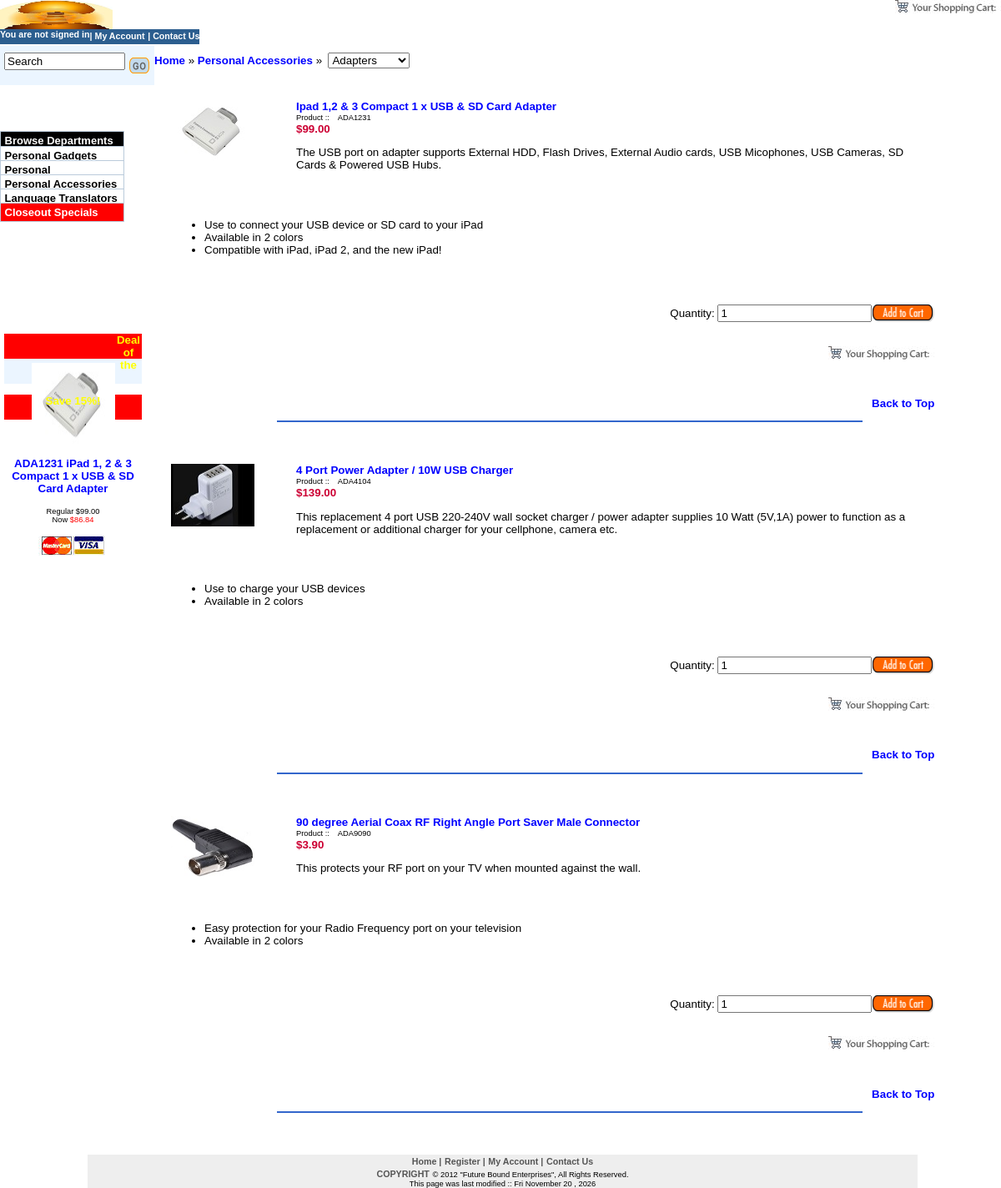
Screenshot of /PersonalAccessories/index.php with the database file from the repository.
### tables this page shows
CREATE TABLE IF NOT EXISTS `products` (
  `ProductCode` varchar(255) NOT NULL,
  `ProductName` varchar(255) NOT NULL,
  `ProductDescription` varchar(255) NOT NULL,
  `Category` varchar(255) NOT NULL,
  `Department` varchar(255) NOT NULL,
  `ThumbnailHeightSize` int(3) NOT NULL,
  `RegularPrice` double NOT NULL,
  `SalePrice` double NOT NULL,
  `SaleDates` varchar(255) NOT NULL,
  `Option1` varchar(255) NOT NULL,
  `Option2` varchar(255) NOT NULL,
  `Option3` varchar(255) NOT NULL,
  `Option4` varchar(255) NOT NULL,
  `NumberInStock` int(2) NOT NULL,
  PRIMARY KEY (`ProductCode`)
);

### PersonalAccessories/index.php (the view, shortened to what this page needs)
<html>
  <head>
    <link href="../Include/ProductPage.css" type="text/css" rel="stylesheet" />
  </head>
  <body>
	<div id="Header">
  		 <div id="HeaderLeft">
            <a href="../index.php"> <img height="35" alt="Home Page" src="../Images/Nuke.jpg" width="135" border="0" align="left" /> </a>
		 </div>
		 <div id="HeaderRight">
            <a href="../Cart/index.php" class="header">
			<img src="../Images/shoppingcart.gif" height="18" width="127" border="0" align="ABSMIDDLE" /><?php echo $_SESSION["contains"]; ?></a>
		 </div>
    </div>
	<div id="MenuBar">
   		 <div id="MenuBarLeft">
            <a href="../Reg/SignIn.php" class="headerbar"><?php echo $_SESSION["user"]; ?></a>
		 </div>
		 <div id="MenuBarRight">
            <a href="../Reg/SignIn.php" class="headerbar">| My Account</a>
			<a class="headerbar" href="../ContactUs.php">| Contact Us</a>
		</div>
	</div>
	<div id="Search">
   		 <div id="SearchLeft">
            <form action="../search/index.php" method="get">
				  <input type="text" name="txtsearch" value="Search" size="15" />
				  <input type="image" src="../images/go.gif" border="0" width="26" height="21"  align="middle" />
			</form>
		 </div>
		 <div id="YouAreHereList">
			 <form action="">
                  <select onchange="document.location=this.value" name="CatId">
                        <option value="index.php" selected="selected">Adapters</option>
                  </select>
             </form>
		 </div>
		 <div id="YouAreHereLinks">
			<a href="../index.php">Home</a> &raquo;
			<a href="index.php">Personal Accessories</a> &raquo; &nbsp;
		 </div>
	</div>
	<div id="Main">
<?php
		$strSQL = "SELECT ProductName, ProductCode, RegularPrice, ProductDescription, Option1, Option2, Option3, Option4, Category FROM Products ORDER BY ProductCode";
		$Prod_rs = mysql_query($strSQL)
			or die(mysql_error());
	while ($Prod_row = mysql_fetch_array($Prod_rs)) {
		if ($Prod_row["Category"] == "Adapters") {
		echo '<div class="MainProduct">
			 <div class="MainProductImage">';
				echo '<a name="' . $Prod_row["ProductCode"] . '"></a> <a href=javascript:CaricaFoto("Images/' . $Prod_row["ProductCode"] . '.jpg")>';
				echo '<img src="Images/' . $Prod_row["ProductCode"] . '_sm.jpg" border="0" height="75" width="100" /> </a>
			 </div>
			 <div class="MainProductText">';
				$quantity = 1;
					echo '<form action="../Cart/index.php?product=' . $Prod_row["ProductCode"] . '&quantity=' . $quantity . '">
					<b><a href=javascript:CaricaFoto("Images/' . $Prod_row["ProductCode"] . '.jpg")>' . $Prod_row["ProductName"] . '</a></b>
					<br /><font class="small">
					Product :: &nbsp; <input type="label" name="product" value="' . $Prod_row["ProductCode"] . '" style="border: none; font-size:7pt" readonly>
					</font><br />
				<font class="price">$' . number_format($Prod_row["RegularPrice"], 2, ".", ",") . '</font>
				<br />
				<p>' . $Prod_row["ProductDescription"] . '</p>';
				if ( $Prod_row["Option1"] != "" ) {
					echo '
						<br clear=all /><br /><ul><li>'
						. $Prod_row["Option1"] . '</li>
					';
				}
				if ( $Prod_row["Option2"] != "" ) {
					echo '
						<li>'
						. $Prod_row["Option2"] . '</li>
					';
				}
				if ( $Prod_row["Option3"] != "" ) {
					echo '
						<li>'
						. $Prod_row["Option3"] . '</li>
					';
				}
				echo '<br /><br /><br />
					<p align="right">
					Quantity: <input type="number" name="quantity" value="' . $quantity . '">
					<input type="image" name="submit" alt="Add to Cart" src="../Images/addtocart.gif" border="0" align="right" width="75" height="21">
					</form></p>
					<br /><img src="../Images/shoppingcart.gif" height="18" width="127" border="0" align="right" />';
					echo '
				<br clear="ALL" /><br /><br />
				 <p  align="right"><a href="#Top">Back to Top</a></p>
                 <hr width="80%" color="#3366cc" />
                 <br /><br />
			</div>
	    </div>';
		}
	}
	?>
	<?php include ('../Include/Footer.php'); ?>
	</div>
		<?php include ('../Include/LeftAds.php'); ?>
  </body>
</html>

### Include/ProductPage.css (style rules this page uses)
#HeaderLeft { float: left; }
#HeaderRight { float: right; }
#MenuBar { position: absolute; top: 35px; left:0px; height: 18px; background-color: #2C5E8F; }
#MenuBarLeft { float: left; }
#MenuBarRight { float: right; }
#Search { position: absolute; top: 55px; left:0px; height: 30px; }
#SearchLeft { float: left; width: 180px; padding-left: 5px; padding-top: 8px; background-color: #EBF5FF; }
#YouAreHereList { float: right; padding-right: 5px; padding-top: 8px; }
#YouAreHereLinks { float: right; padding-top: 10px; }
#Main { position: absolute; top: 120px; left: 200px; padding-left: 5px; }
.MainProduct { position: relative; clear: both; }
.MainProductImage { width: 150; float: left; }
.MainProductText { width: 92% }
.small { font-size: 7pt; font-family: Verdana, Arial, Helvetica; }
.price { font-size: 10pt; font-family: Verdana, Arial, Helvetica; font-weight: bold; color: #cc0033; }
body { font-family: Verdana, Arial, Helvetica; font-style: normal; font-weight: normal; font-size: 10pt; color: black; margin-left: 0; margin-right: 0; margin-top: 0; }
p { font-family: Verdana, Arial, Helvetica; font-style: normal; font-weight: normal; font-size: 10pt; color: black; }
li { font-family: Verdana, Arial, Helvetica; font-style: normal; font-weight: normal; font-size: 10pt; color: black; }
b { font-family: Verdana, Arial, Helvetica; font-style: normal; font-weight: bold; font-size: 10pt; color: black; }
a { font-family: Verdana, Arial, Helvetica; font-style: normal; font-weight: bold; font-size: 10pt; text-decoration:none; color: blue; }
a.header { font-family: Verdana, Arial, Helvetica; font-style: normal; font-weight: bold; font-size: 8pt; text-decoration:none; color: gray; }
a.headerbar { font-family: Verdana, Arial, Helvetica; font-style: normal; font-weight: bold; font-size: 8pt; text-decoration:none; color: white; }

### rows the page displays
products: ProductCode (picture), ProductName "Ipad 1,2 & 3 Compact 1 x USB & SD Card Adapter", product "ADA1231", RegularPrice "99.00", ProductDescription "The USB port on adapter supports External HDD, Flash Drives, External Audio cards, USB Micophones, USB Cameras, SD Cards & Powered USB Hubs.", Option1 "Use to connect your USB device or SD card to your iPad", Option2 "Available in 2 colors", Option3 "Compatible with iPad, iPad 2, and the new iPad!", quantity "1"
products: ProductCode (picture), ProductName "4 Port Power Adapter / 10W USB Charger", product "ADA4104", RegularPrice "139.00", ProductDescription "This replacement 4 port USB 220-240V wall socket charger / power adapter supplies 10 Watt (5V,1A) power to function as a replacement or additional charger for your cellphone, camera etc.", Option1 "Use to charge your USB devices", Option2 "Available in 2 colors", quantity "1"
products: ProductCode (picture), ProductName "90 degree Aerial Coax RF Right Angle Port Saver Male Connector", product "ADA9090", RegularPrice "3.90", ProductDescription "This protects your RF port on your TV when mounted against the wall.", Option1 "Easy protection for your Radio Frequency port on your television", Option2 "Available in 2 colors", quantity "1"

### other values shown
$_SESSION["user"] "You are not signed in"
date("D F d , Y", getlastmod() ) "Fri November 20 , 2026"
